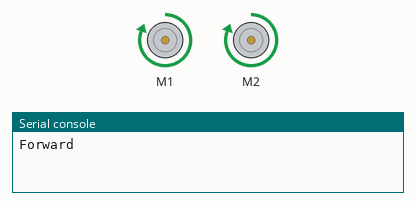
Bench run of a program on a simulated Raspberry Pi Pico running MicroPython. On the bench: 2 × DC motor (green arrow = forward, orange = backward, longer = faster), the last lines printed to the serial console. At 14.0 s the program stops and its outputs stay as they are.

Above: at 0.1 s.
At 5.1 s:
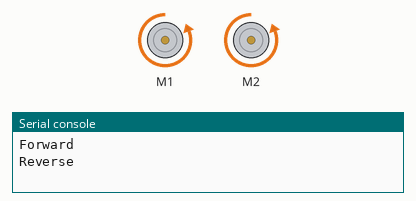
At 10.1 s:
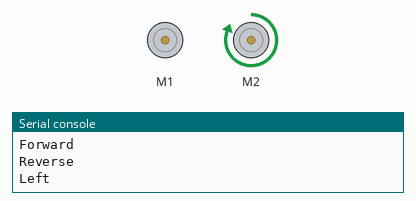
At 14.1 s:
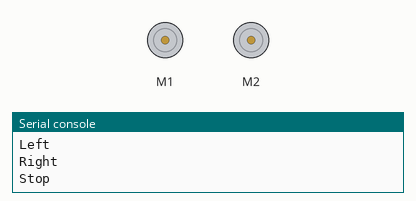
Timing chart, 0 to 15.5 s (numbered marks = the images above):
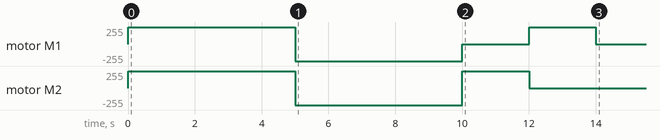

Measured:
- by itself, motor M2: stopped → forward 255/255 at 0.00 s, → backward 255/255 5.0 s later, → forward 255/255 5.0 s later, → stopped 2.0 s later
- by itself, motor M1: stopped → forward 255/255 at 0.00 s, → backward 255/255 5.0 s later, → stopped 5.0 s later, → forward 255/255 2.0 s later, … (5 changes in this stretch)

The program:

robot_movements.py
```python
# Basic robotic movements

import PicoRobotics
import time

# Create robotics object
robot = PicoRobotics.KitronikPicoRobotics()

speed = 100

print("Forward")
robot.motorOn(1, "f", speed)
robot.motorOn(2, "f", speed)
time.sleep(5)


print("Reverse")
robot.motorOn(1, "r", speed)
robot.motorOn(2, "r", speed)
time.sleep(5)

print("Left")
robot.motorOn(1, "f", 0)
robot.motorOn(2, "f", speed)
time.sleep(2)

print("Right")
robot.motorOn(1, "f", speed)
robot.motorOn(2, "f", 0)
time.sleep(2)

print("Stop")
robot.motorOff(1)
robot.motorOff(2)
```
